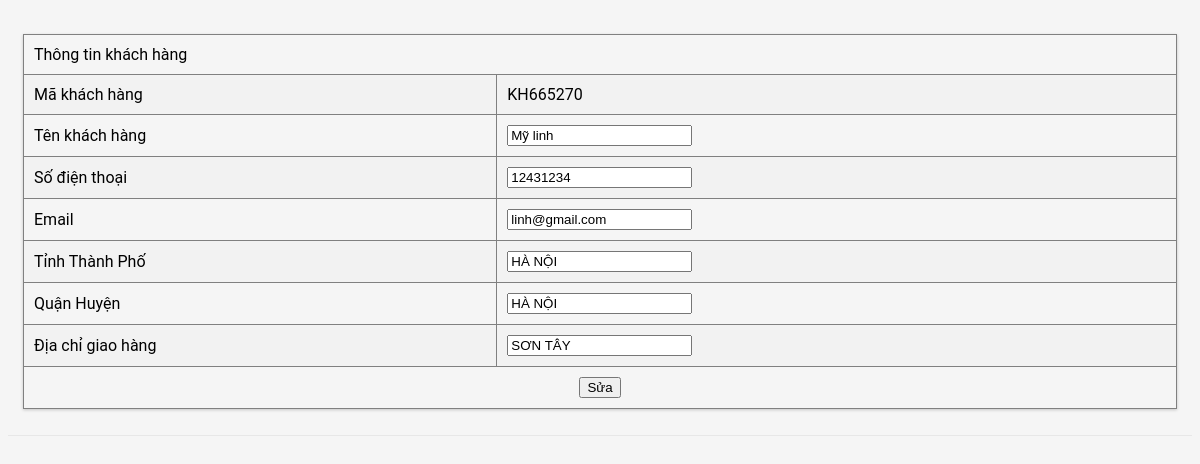
Page /update_customer.php?id=KH665270 on the committed database.
### tables this page shows
CREATE TABLE `customer` (
  `ma_khachhang` varchar(100) NOT NULL,
  `tenkhachhang` varchar(30) NOT NULL,
  `phone` int(11) NOT NULL,
  `email` varchar(50) NOT NULL,
  `tinhthanhpho` varchar(100) NOT NULL,
  `quanhuyen` varchar(100) NOT NULL,
  `diachigiaohang` varchar(100) NOT NULL
);

### update_customer.php (the view, shortened to what this page needs)
<!DOCTYPE html PUBLIC "-//W3C//DTD XHTML 1.0 Transitional//EN" "http://www.w3.org/TR/xhtml1/DTD/xhtml1-transitional.dtd">
<html xmlns="http://www.w3.org/1999/xhtml">
<head>
    <link href="stylequantri.css" rel="stylesheet" type="text/css" />
</head>
<body>
    <div class="admin">
<?php
require_once("connect.php");
$id = $_GET["id"];
$sql = "SELECT * FROM customer WHERE ma_khachhang = '$id'";
$rel = mysqli_query($conn, $sql);
$khachhang = mysqli_fetch_assoc($rel);
$tenkhachhang = isset($_POST["tenkhachhang"]) ? $_POST["tenkhachhang"] : $khachhang["tenkhachhang"];
$email = isset($_POST["email"]) ? $_POST["email"] : $khachhang["email"];
$phone = isset($_POST["phone"]) ? $_POST["phone"] : $khachhang["phone"];
$tinhthanhpho = isset($_POST["tinhthanhpho"]) ? $_POST["tinhthanhpho"] : $khachhang["tinhthanhpho"];
$quanhuyen = isset($_POST["quanhuyen"]) ? $_POST["quanhuyen"] : $khachhang["quanhuyen"];
$diachigiaohang = isset($_POST["diachigiaohang"]) ? $_POST["diachigiaohang"] : $khachhang["diachigiaohang"];
?>
<form action="" method="post">
    <table class="center" width="500" border="1">
        <tr>
            <td colspan="2">Thông tin khách hàng</td>
        </tr>
        <tr>
            <td>Mã khách hàng</td>
            <td><?php echo $khachhang["ma_khachhang"]; ?></td>
        </tr>
        <tr>
            <td>Tên khách hàng</td>
            <td><input name="tenkhachhang" type="text" value="<?php echo $tenkhachhang; ?>"></td>
        </tr>
        <tr>
            <td>Số điện thoại</td>
            <td><input name="phone" value="<?php echo $phone; ?>"></td>
        </tr>
        <tr>
            <td>Email</td>
            <td><input name="email" value="<?php echo $email; ?>"></td>
        </tr>
        <tr>
            <td>Tỉnh Thành Phố</td>
            <td><input name="tinhthanhpho" value="<?php echo $tinhthanhpho; ?>"></td>
        </tr>
        <tr>
            <td>Quận Huyện</td>
            <td><input name="quanhuyen" value="<?php echo $quanhuyen; ?>"></td>
        </tr>
        <tr>
            <td>Địa chỉ giao hàng</td>
            <td><input name="diachigiaohang" value="<?php echo $diachigiaohang; ?>"></td>
        </tr>
        <tr>
            <td colspan="2" style="text-align:center; font-size:30px; font-weight:bold">
                <input name="btn_update" type="submit" value="Sửa">
            </td>
        </tr>
    </table>
</form>
</div>
</body>
</html>

### stylequantri.css (style rules this page uses)
body { background-color: #f5f5f5; font-family: 'Roboto', sans-serif; }
table { border-collapse: collapse; width: 100%; box-shadow: 0 1px 3px rgba(0,0,0,0.2); display: table; margin: 1em 0; }
table th, table td { padding: 10px; text-align: left; }
table tr:nth-child(even) { background-color: #f2f2f2; }
div { padding: 10px 15px; border-bottom: 1px solid #e7e7e7; }

### rows in the picture
customer: ma_khachhang "KH665270", tenkhachhang "Mỹ linh", phone "12431234", email "linh@gmail.com", tinhthanhpho "HÀ NỘI", quanhuyen "HÀ NỘI", diachigiaohang "SƠN TÂY"
